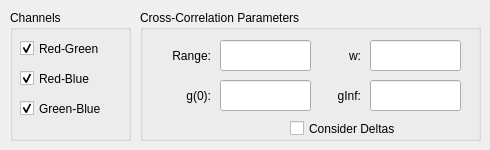
      <widget class="QWidget" name="crossCorrelationTab">
       <attribute name="title">
        <string>Cross-Correlation</string>
       </attribute>
       <widget class="QGroupBox" name="crossGroup">
        <property name="geometry">
         <rect>
          <x>140</x>
          <y>10</y>
          <width>341</width>
          <height>131</height>
         </rect>
        </property>
        <property name="title">
         <string>Cross-Correlation Parameters</string>
        </property>
        <property name="flat">
         <bool>false</bool>
        </property>
        <property name="checkable">
         <bool>false</bool>
        </property>
        <widget class="QLabel" name="crossRangeLabel">
         <property name="geometry">
          <rect>
           <x>10</x>
           <y>30</y>
           <width>61</width>
           <height>31</height>
          </rect>
         </property>
         <property name="text">
          <string>Range:</string>
         </property>
         <property name="alignment">
          <set>Qt::AlignRight|Qt::AlignTrailing|Qt::AlignVCenter</set>
         </property>
        </widget>
        <widget class="QLabel" name="crossG0Label">
         <property name="geometry">
          <rect>
           <x>-20</x>
           <y>70</y>
           <width>91</width>
           <height>31</height>
          </rect>
         </property>
         <property name="text">
          <string>g(0):</string>
         </property>
         <property name="alignment">
          <set>Qt::AlignRight|Qt::AlignTrailing|Qt::AlignVCenter</set>
         </property>
        </widget>
        <widget class="QLabel" name="crossWLabel">
         <property name="geometry">
          <rect>
           <x>190</x>
           <y>30</y>
           <width>31</width>
           <height>31</height>
          </rect>
         </property>
         <property name="text">
          <string>w:</string>
         </property>
         <property name="alignment">
          <set>Qt::AlignRight|Qt::AlignTrailing|Qt::AlignVCenter</set>
         </property>
        </widget>
        <widget class="QLabel" name="crossGinfLabel">
         <property name="geometry">
          <rect>
           <x>180</x>
           <y>70</y>
           <width>41</width>
           <height>31</height>
          </rect>
         </property>
         <property name="text">
          <string>gInf:</string>
         </property>
         <property name="alignment">
          <set>Qt::AlignRight|Qt::AlignTrailing|Qt::AlignVCenter</set>
         </property>
        </widget>
        <widget class="QLineEdit" name="crossRangeTextbox">
         <property name="geometry">
          <rect>
           <x>80</x>
           <y>30</y>
           <width>91</width>
           <height>31</height>
          </rect>
         </property>
        </widget>
        <widget class="QLineEdit" name="crossG0Textbox">
         <property name="geometry">
          <rect>
           <x>80</x>
           <y>70</y>
           <width>91</width>
           <height>31</height>
          </rect>
         </property>
        </widget>
        <widget class="QLineEdit" name="crossWTextbox">
         <property name="geometry">
          <rect>
           <x>230</x>
           <y>30</y>
           <width>91</width>
           <height>31</height>
          </rect>
         </property>
        </widget>
        <widget class="QLineEdit" name="crossGinfTextbox">
         <property name="geometry">
          <rect>
           <x>230</x>
           <y>70</y>
           <width>91</width>
           <height>31</height>
          </rect>
         </property>
        </widget>
       </widget>
       <widget class="QGroupBox" name="crossChannelsGroup">
        <property name="geometry">
         <rect>
          <x>10</x>
          <y>10</y>
          <width>121</width>
          <height>131</height>
         </rect>
        </property>
        <property name="title">
         <string>Channels</string>
        </property>
        <widget class="QCheckBox" name="redGreenCheckbox">
         <property name="geometry">
          <rect>
           <x>10</x>
           <y>30</y>
           <width>111</width>
           <height>17</height>
          </rect>
         </property>
         <property name="text">
          <string>Red-Green</string>
         </property>
         <property name="checked">
          <bool>true</bool>
         </property>
        </widget>
        <widget class="QCheckBox" name="redBlueCheckbox">
         <property name="geometry">
          <rect>
           <x>10</x>
           <y>60</y>
           <width>91</width>
           <height>17</height>
          </rect>
         </property>
         <property name="text">
          <string>Red-Blue</string>
         </property>
         <property name="checked">
          <bool>true</bool>
         </property>
        </widget>
        <widget class="QCheckBox" name="greenBlueCheckbox">
         <property name="geometry">
          <rect>
           <x>10</x>
           <y>90</y>
           <width>111</width>
           <height>17</height>
          </rect>
         </property>
         <property name="text">
          <string>Green-Blue</string>
         </property>
         <property name="checked">
          <bool>true</bool>
         </property>
        </widget>
       </widget>
       <widget class="QCheckBox" name="crossDeltasCheckbox">
        <property name="geometry">
         <rect>
          <x>290</x>
          <y>120</y>
          <width>171</width>
          <height>17</height>
         </rect>
        </property>
        <property name="text">
         <string>Consider Deltas</string>
        </property>
       </widget>
      </widget>
